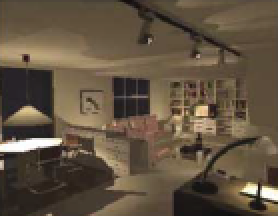
#> input picture Images_Test_for_ACE/imageTest002.png, 139 x 108 px (shown 2 times larger)
$ python Undermarine_test2.py
#> lines starting #> are read from the running program, lines starting #| are printed output that depends on the picture
### Undermarine_lib.py
import os
import numpy as np
import cv2
from scipy.special import comb
import matplotlib.pyplot as plt

########################################################################################
# BGR Correction
########################################################################################

# [26 lines left out: functions gray_world_BGR, white_patches_BGR, not called in this run]


########################################################################################
# Lab Correction
########################################################################################

# Transformation matrices.
Txyz = np.array([[0.5141, 0.3239, 0.1604],
                 [0.2651, 0.6702, 0.0641],
                 [0.0241, 0.1288, 0.8444]])

Tlms = np.array([[0.3897, 0.6890, -0.0787],
                 [-0.2298, 1.1834, 0.0464],
                 [0.0000, 0.0000, 1.0000]])

Tpca1 = np.array([[1/np.sqrt(3), 0, 0],
                  [0, 1/np.sqrt(6), 0],
                  [0, 0, 1/np.sqrt(2)]])

Tpca2 = np.array([[1, 1, 1],
                  [1, 1, -2],
                  [1, -1, 0]])

Tpca = Tpca1 @ Tpca2


# [5 lines left out: function adjust_gamma, not called in this run]


def rgb_to_xyz(im):
    # Convert an RGB image to XYZ color space.
    return im @ Txyz.T


def xyz_to_lms(im):
    # Convert an XYZ image to LMS color space.
    return im @ Tlms.T


def lms_to_lab(im):
    # Convert an LMS image to Lab color space using PCA transformation.
    return np.log(im + 1e-6) @ Tpca2.T @ Tpca1.T


def lab_to_rgb(imLabCorrec):
    # Convert a corrected Lab image back to RGB.
    return np.exp(imLabCorrec @ np.linalg.inv(Tpca.T)) @ np.linalg.inv(Txyz.T @ Tlms.T)


# [96 lines left out: functions gray_world_lab, white_patches_lab, spacial_white_patches_lab, process_underwater_image, histogram_equal, not called in this run]


########################################################################################
# Fast Implementation of ACE Algorithm Using Polynomes
########################################################################################

def get_slope_coeffs(alpha, degree):
    if degree == 3:
        slope_coeff_3 = [
            # Coefficients for different alpha values, from 1 to 8
            [1.00000000, 0.00000000],
            [1.73198742, -0.69610145],
            [2.13277255, -1.21872717],
            [2.38176185, -1.52677041],
            [2.59620299, -1.79723305],
            [2.78241030, -2.03475483],
            [2.94527479, -2.24401889],
            [3.08812041, -2.42848207],
            [3.21463262, -2.59244566],
            [3.32706695, -2.73856141],
            [3.42747864, -2.86932869],
            [3.51818929, -2.98766105],
            [3.60000335, -3.09453402],
            [3.67436451, -3.19178134],
            [3.74278641, -3.28134699],
        ]
        index_alpha = int(2*alpha + 0.5) - 2
        return slope_coeff_3[index_alpha]

    elif degree == 5:
        slope_coeff_5 = [
            [1.00000000, 0.00000000, -0.00000000],
            [1.66723389, -0.36136104, -0.34712113],
            [2.35346531, -2.02651073, 0.61570501],
            [2.94915439, -4.05195249, 2.10249240],
            [3.29516608, -5.31192181, 3.10222415],
            [3.56410808, -6.24932127, 3.80525524],
            [3.80968824, -7.12768947, 4.47258157],
            [4.03354356, -7.94288855, 5.09736922],
            [4.23878049, -8.70009742, 5.68134357],
            [4.42702610, -9.40144877, 6.22474375],
            [4.60005346, -10.05098474, 6.72977516],
            [4.76014304, -10.65555033, 7.20114304],
            [4.90798649, -11.21656584, 7.63952738],
            [5.04473456, -11.73752961, 8.04735155],
            [5.17324675, -12.22873575, 8.43246007]
        ]
        index_alpha = int(2*alpha + 0.5) - 2
        return slope_coeff_5[index_alpha]

    elif degree == 7:
        slope_coeff_7 = [
            [1.00000000, -0.00000000, 0.00000000, -0.00000000],
            [1.31850776, 1.88579394, -4.51838279, 2.29888190],
            [2.23530932, -0.79002085, -2.57240008, 2.17163120],
            [2.93948292, -3.90836546, 1.60923562, 0.41682763],
            [3.56062038, -7.45667362, 7.38064952, -2.42466148],
            [4.15568002, -11.88947420, 16.25427808, -7.56136494],
            [4.46743293, -13.98559715, 20.16395287, -9.72835778],
            [4.74662438, -15.87900286, 23.66636188, -11.64087875],
            [5.00772291, -17.69353071, 27.06459723, -13.51030535],
            [5.25172323, -19.42100742, 30.32965344, -15.31627848],
            [5.48006949, -21.06112317, 33.45141064, -17.05013308],
            [5.69490550, -22.62194425, 36.43860655, -18.71459349],
            [5.89647326, -24.09995981, 39.27978104, -20.30174825],
            [6.08549612, -25.49650047, 41.97392281, -21.80988331],
            [6.26567751, -26.83613964, 44.56594166, -23.26333522]
        ]
        index_alpha = int(2*alpha + 0.5) - 2
        return slope_coeff_7[index_alpha]

    elif degree == 9:
        slope_coeff_9 = [
            [1.00000000, -0.00000000, -0.00000000, 0.00000000, -0.00000000],
            [1.33743875, 1.55213754, -3.02825657, -0.12350511, 1.28325061],
            [1.85623249, 3.82397125, -19.70879455, 26.15510902, -11.15375327],
            [2.79126397, -1.30687551, -10.57298680, 20.02623286, -9.98284231],
            [3.51036396, -6.31644952, 0.92439798, 9.32834829, -6.50264005],
            [4.15462973, -11.85851451, 16.03418150, -7.07985902, -0.31040920],
            [4.76270090, -18.23743983, 36.10529118, -31.35677926, 9.66532431],
            [5.34087782, -25.67018163, 63.87617747, -70.15437134, 27.66951403],
            [5.64305564, -28.94026159, 74.52401661, -83.54012582, 33.39343065],
            [5.92841230, -32.11619291, 85.01764165, -96.84966316, 39.11863693],
            [6.19837979, -35.18789052, 95.28157108, -109.95601312, 44.78177264],
            [6.45529995, -38.16327397, 105.31193936, -122.83169063, 50.36462504],
            [6.69888108, -41.02503190, 115.02784036, -135.35603880, 55.81014424],
            [6.92966632, -43.76867314, 124.39645141, -147.47363378, 61.09053024],
            [7.15179080, -46.43557440, 133.54648929, -159.34156394, 66.27157886]
        ]
        index_alpha = int(2*alpha + 0.5) - 2
        return slope_coeff_9[index_alpha]

    elif degree == 11:
        slope_coeff_11 = [
            [1.00000000, 0.00000000, -0.00000000, 0.00000000, -0.00000000, 0.00000000],
            [1.66678889, -3.86308014, 24.49259996, -60.31838443, 60.41749474, -21.39625618],
            [1.72148233, 5.57093260, -27.63510699, 42.17244497, -25.90619413, 5.05129251],
            [2.44812002, 5.44250700, -51.76972915, 122.80044756, -120.64444655, 42.75429141],
            [3.34207384, -1.88198559, -31.55985305, 99.72042171, -110.92549331, 42.35008523],
            [4.07315446, -9.21949162, -6.32221899, 61.04544659, -83.92082003, 35.39862577],
            [4.73684644, -17.20876074, 25.84450290, 3.70364719, -37.08075727, 21.06386836],
            [5.35950086, -26.04602434, 66.00030136, -75.00728398, 32.49211360, -1.73763297],
            [5.96254045, -36.16972228, 118.20339443, -187.72895027, 140.02594416, -39.23184984],
            [6.51682984, -46.98047500, 181.98817630, -342.88822007, 304.46069970, -102.16048673],
            [6.81927870, -51.86023914, 206.63033666, -395.90039101, 355.40642199, -120.17357682],
            [7.10938299, -56.65550129, 231.15377258, -449.06355949, 406.75991367, -138.39740356],
            [7.38624375, -61.32373225, 255.27181537, -501.66899832, 457.78188701, -156.55607004],
            [7.65057013, -65.85455478, 278.87482808, -553.40651672, 508.12674394, -174.51544666],
            [7.90659139, -70.30420539, 302.21512501, -604.77762046, 558.24999183, -192.42993273]
        ]
        index_alpha = int(2*alpha + 0.5) - 2
        return slope_coeff_11[index_alpha]

    else:
        raise ValueError(f"Unsupported degree: {degree}. Supported degrees are 3, 5, 7, 9, 11.")


def compute_poly_coeffs(alpha, degree):
    slope_coeffs = get_slope_coeffs(alpha, degree)
    poly_coeffs = np.zeros((degree + 1, degree + 1))

    for n in range(degree + 1):
        m_start = n + 1 if n % 2 == 0 else n
        for m in range(m_start, degree + 1, 2):
            binomial = comb(m, n)
            slope_index = (m - 1) // 2
            alternating_sign = -1 if (m - n + 1) % 2 else 1

            poly_coeffs[n, m] = (
                alternating_sign * slope_coeffs[slope_index] * binomial
            )

    return poly_coeffs

def ace_enhance_image_poly(f, alpha, degree, omega_string):

    u = np.zeros_like(f)

    for channel in range(3):
        u[:,:,channel] = ace_enhance_image_poly_channel(f[:,:,channel], alpha, degree, omega_string)

    return u

def ace_enhance_image_poly_channel(f, alpha, degree, omega_string):
    f = f.astype(np.float64) / 255.0

    height, width = f.shape
    u = np.zeros_like(f)
    poly_coeffs = compute_poly_coeffs(alpha, degree)

    temp_sqr = f ** 2
    a = poly_coeffs[0, degree]

    for m in range(degree - 2, -1, -2):
        a = a * temp_sqr + poly_coeffs[0, m]

    dest = a * f
    u = dest.copy()

    for n in range(1, degree + 1):
        blurred = np.power(f, n)
        omega = compute_omega(width, height, omega_string)
        res = cv2.filter2D(blurred, -1, omega, borderType=cv2.BORDER_REFLECT)

        temp_sqr = f ** 2
        a = poly_coeffs[n, degree]
        m = degree

        while m - n >= 2:
            m -= 2
            a = a * temp_sqr + poly_coeffs[n, m]

        if n % 2 == 0:
            a *= f

        res *= a
        u += res

    u = stretch(u)
    return u

def compute_omega(width, height, omega_string):

    omega = np.zeros((height, width))
    if omega_string is None or omega_string == "1/r":
        # omega = 1/sqrt(x^2 + y^2)
        for y in range(height):
            for x in range(width):
                omega[y, x] = 0 if (x == 0 and y == 0) else 1.0 / np.sqrt(x * x + y * y)
    elif omega_string == "1":
        # omega = 1
        for y in range(height):
            for x in range(width):
                omega[y, x] = 1.0
    elif len(omega_string) >= 3 and omega_string[0] == 'G' and omega_string[1] == ':':
        # omega = Gaussian
        sigma = float(omega_string[2:])

        if sigma <= 0:
            return None

        for y in range(height):
            for x in range(width):
                omega[y, x] = np.exp(-(x * x + y * y) / (2 * sigma * sigma))
    else:
        return None

    omega /= np.sum(omega)

    return omega

def stretch(image):
    dest = image

    min_val = np.min(dest)
    max_val = np.max(dest)

    if min_val < max_val:
        scale = max_val - min_val
        dest[:] = ((dest - min_val) / scale) * 255

    return image.astype(np.uint8)

# [55 lines of commented-out code are left out]

# [58 lines left out: functions save_image, delete_images, display_lab, not called in this run]

### Undermarine_test2.py
import cv2
import matplotlib.pyplot as plt
from Undermarine_lib import ace_enhance_image_poly
import numpy as np

def plot_histogram_rgb(image, ax, title):
    colors = ('r', 'g', 'b')
    for i, color in enumerate(colors):
        hist = cv2.calcHist([image], [i], None, [256], [0, 256]).flatten()
        ax.bar(range(256), hist, color=color, alpha=0.3, width=2)  # Épaisseur des bins augmentée avec width=2
    ax.set_title(title)
    ax.grid(alpha=0.3)
    ax.set_xticks([])  # Supprime les numéros des axes X
    ax.set_yticks([])  # Supprime les numéros des axes Y

def main():
    image_paths = [
        "Images_Test_for_ACE/imageTest002.png",
        "Images_Test_for_ACE/imageTest003.png",
        "Images_Test_for_ACE/imageTest004.png"
    ]

    images = [cv2.imread(path) for path in image_paths]
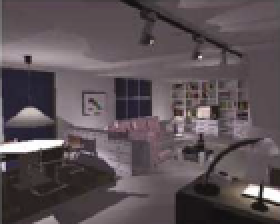
#> input picture Images_Test_for_ACE/imageTest003.png, 140 x 112 px (shown 2 times larger)
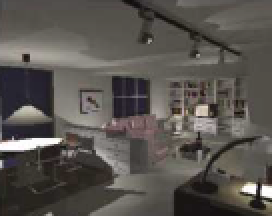
#> input picture Images_Test_for_ACE/imageTest004.png, 136 x 108 px (shown 2 times larger)
#> images = 3 items

    for i, img in enumerate(images):
        if img is None:
            raise ValueError(f"Impossible de charger l'image : {image_paths[i]}")
#> this loop made 3 passes

    fig, axes = plt.subplots(3, 4, figsize=(16, 10))
    fig.subplots_adjust(hspace=1.5)
    fig.suptitle("Résultats ACE", fontsize=16)

    for i, img in enumerate(images):
        axes[i, 0].imshow(cv2.cvtColor(img, cv2.COLOR_BGR2RGB))
        axes[i, 0].set_title(f"Image originale {i+1}")
        axes[i, 0].axis("off")

        plot_histogram_rgb(img, axes[i, 1], f"Histogramme original {i+1}")

        enhanced_img = ace_enhance_image_poly(img, alpha=7, degree=11, omega_string='1/r')
        axes[i, 2].imshow(cv2.cvtColor(enhanced_img, cv2.COLOR_BGR2RGB))
        axes[i, 2].set_title(f"Image ACE {i+1}")
        axes[i, 2].axis("off")

        plot_histogram_rgb(enhanced_img, axes[i, 3], f"Histogramme ACE {i+1}")
#> this loop made 3 passes
#> pass 1, in ace_enhance_image_poly_channel, `f = f.astype(np.float64) / 255.0`:
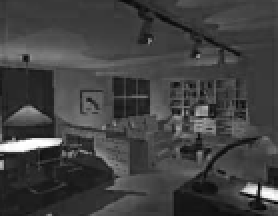
#> f: shape (108, 139) float64 (shown 2 times larger); min 0.00392, max 1, mean 0.255
#> pass 1, in ace_enhance_image_poly_channel, `temp_sqr = f ** 2`:
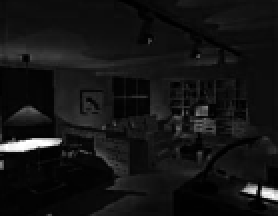
#> temp_sqr: shape (108, 139) float64 (shown 2 times larger); min 1.54e-05, max 1, mean 0.0805
#> pass 1, in stretch, `dest = image`:
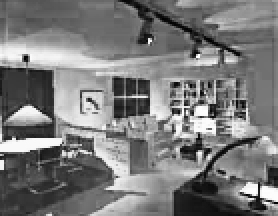
#> dest: shape (108, 139) float64 (shown 2 times larger); min -1.01, max 1.03, mean -0.029; drawn with min black and max white
#> after the loop:
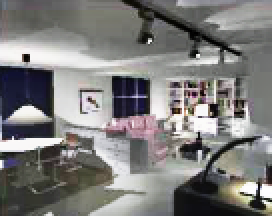
#> enhanced_img: shape (108, 136, 3) (shown 2 times larger); mean B, G, R 122.7, 124.1, 125.2

    plt.tight_layout(rect=[0, 0, 1, 0.96])
    plt.show()
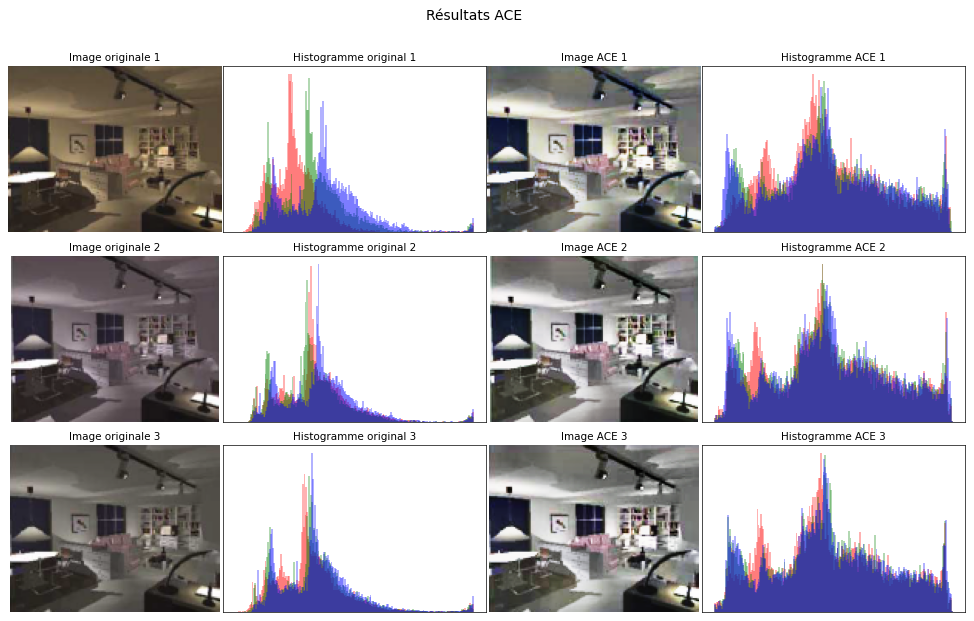
#> figure drawn by matplotlib, 12 panels

if __name__ == '__main__':
    main()
